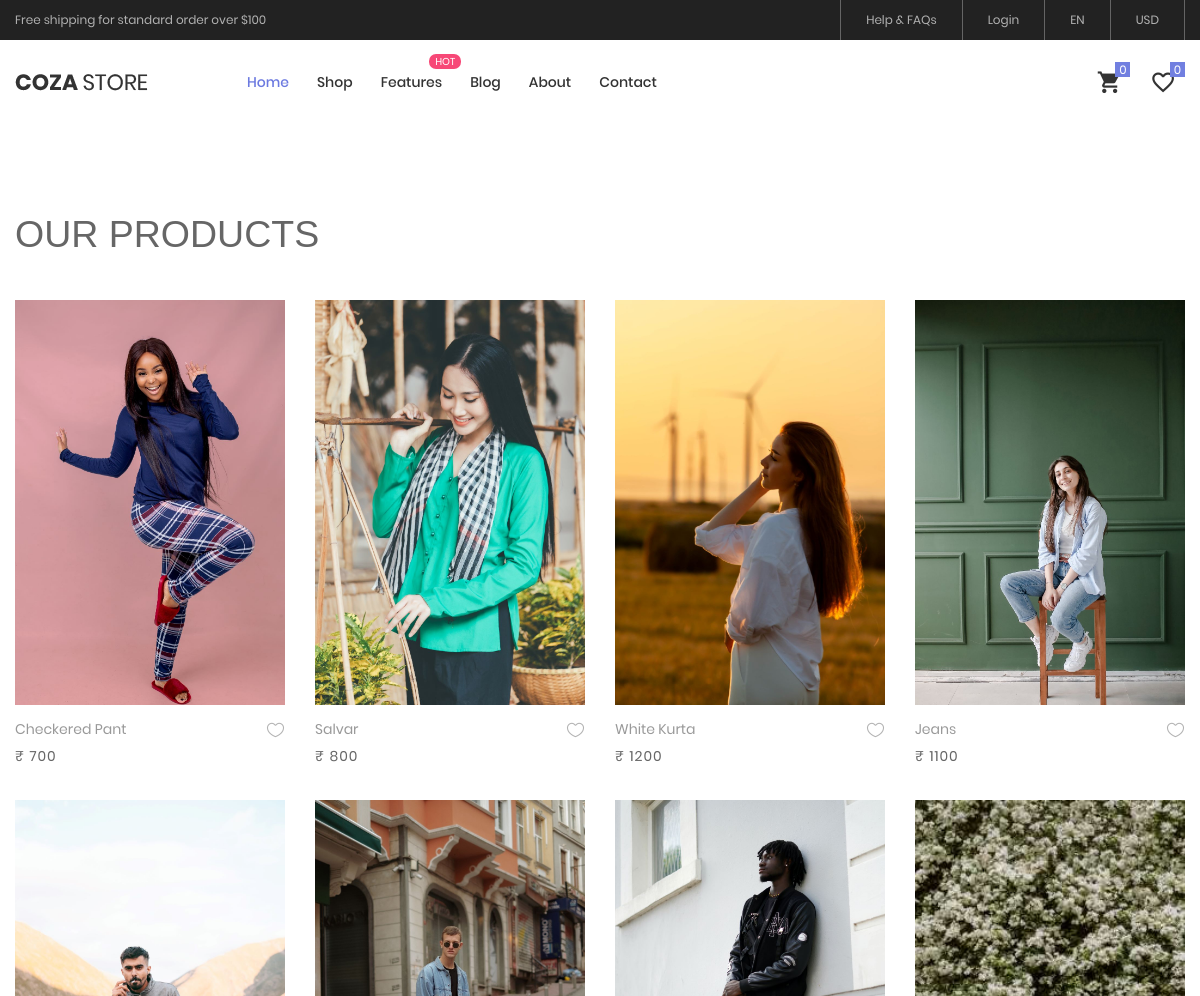
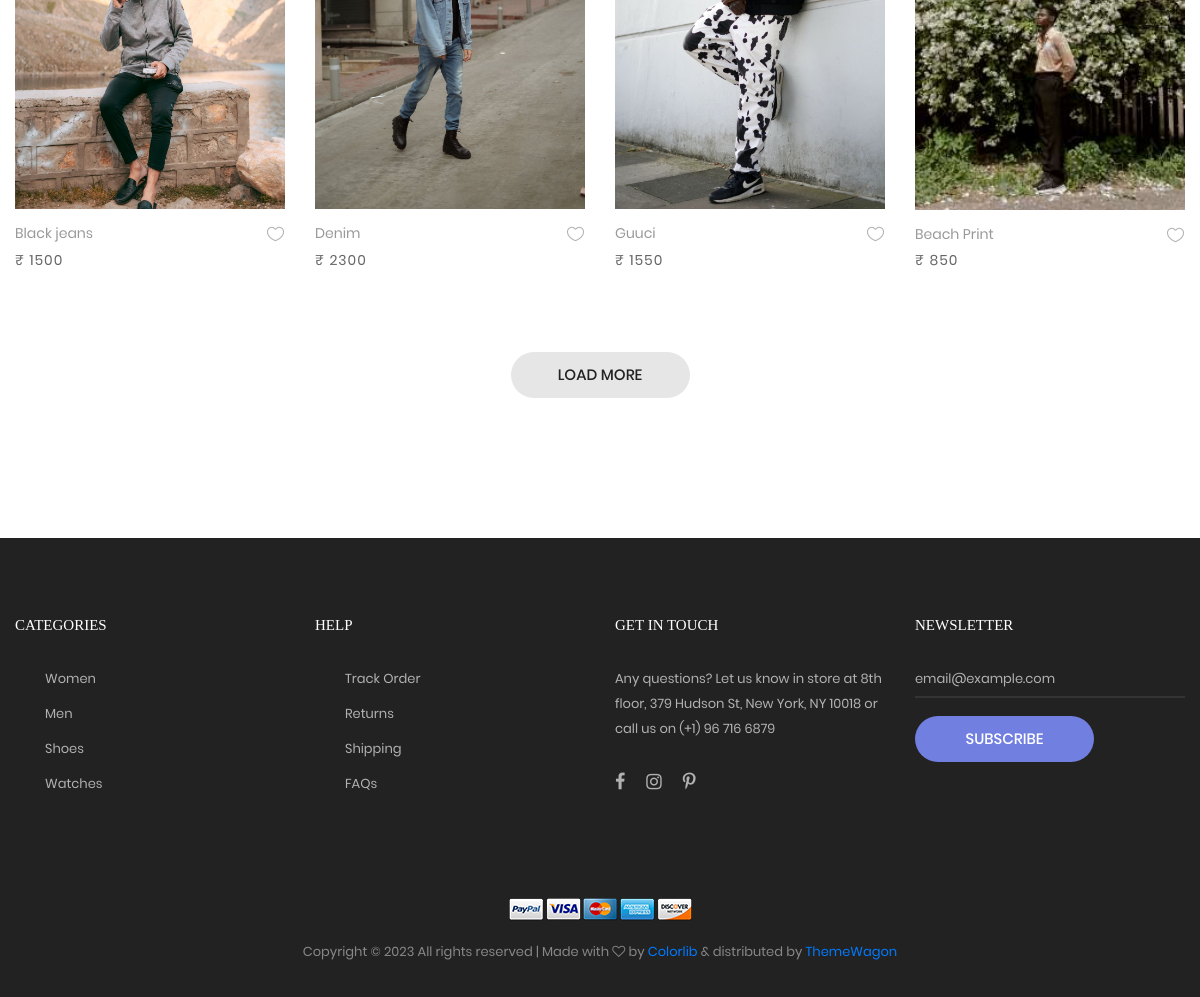
/store/viewstore/, run on the app's committed database (2 pictures, top to bottom).
### store/models.py (models this page shows, shortened)
class Product(models.Model):
    product_name=models.CharField(max_length=100,unique=True)
    slug= models.SlugField(max_length=50,unique=True)
    price=models.IntegerField()
    description=models.TextField(max_length=500,blank=True)
    images = models.ImageField(upload_to="photos/products", null=True)
    images1 = models.ImageField(upload_to="photos/products", null=True)
    images2 = models.ImageField(upload_to="photos/products", null=True)
    images3 = models.ImageField(upload_to="photos/products", null=True)
    stock = models.IntegerField()
    is_available = models.BooleanField(default=True)
    category = models.ForeignKey(
        Category, on_delete=models.CASCADE
    )  # when delete a category all products related to that category will be deleted
    created_date = models.DateTimeField(auto_now_add=True)
    modified_date = models.DateTimeField(auto_now=True)
    def get_url(self):
        return reverse("product-detail", args=[self.category.slug, self.slug])

### store/views.py (the view)
# urls.py: path('viewstore/',views.storepage, name="store-page"),
def storepage(request):
    products= Product.objects.all()
    context={"products":products}
    return render(request,"store/store.html",context)

### cart/context_processor.py (called while the page is built)
def cart_count(request):
    item_count=0
    if request.user.is_authenticated:
        items=Cartitem.objects.filter(user=request.user)
        for item in items:
            item_count+=1
    return {"item_count":item_count}

### templates/store/store.html (shortened to what this page needs)
{% extends "home/base.html" %}
{% load static %}
{% block content %}
<div class="bg0 m-t-23 p-b-140">
    <div class="container">
        <div class="flex-w flex-sb-m p-b-52">
        </div>
        <div class="mt-3">
        <h1>OUR PRODUCTS</h1>
         </div>
        <div class="row isotope-grid mt-5">
            {% for product in products %}
            <div class="col-sm-6 col-md-4 col-lg-3 p-b-35 isotope-item women">
                <div class="block2">
                    <div class="block2-pic hov-img0">
                        <img src="{{ product.images.url}}" alt="IMG-PRODUCT">
                    </div>
                    <div class="block2-txt flex-w flex-t p-t-14">
                        <div class="block2-txt-child1 flex-col-l ">
                            <a href="{{product.get_url}}" class="stext-104 cl4 hov-cl1 trans-04 js-name-b2 p-b-6">
                                {{product.product_name}}
                            </a>
                            <span class="stext-105 cl3">
                                ₹ {{product.price}}
                            </span>
                        </div>
                        <div class="block2-txt-child2 flex-r p-t-3">
                            <a href="#" class="btn-addwish-b2 dis-block pos-relative js-addwish-b2">
                                <img class="icon-heart1 dis-block trans-04"
                                    src="{%static 'images/icons/icon-heart-01.png' %}" alt="ICON">
                            </a>
                        </div>
                    </div>
                </div>
            </div>
            {% endfor %}
        </div>
        <div class="flex-c-m flex-w w-full p-t-45">
            <a href="#" class="flex-c-m stext-101 cl5 size-103 bg2 bor1 hov-btn1 p-lr-15 trans-04">
                Load More
            </a>
        </div>
    </div>
</div>
{% endblock content %}

### templates/home/base.html (shortened to what this page needs)
{% load static %}
<!DOCTYPE html>
<html lang="en">
<head>
    <link href="https://cdn.jsdelivr.net/npm/bootstrap@5.0.2/dist/css/bootstrap.min.css" rel="stylesheet">
	<link rel="stylesheet" type="text/css" href="{% static 'vendor/bootstrap/css/bootstrap.min.css' %}">
	<link rel="stylesheet" type="text/css" href="{% static 'fonts/font-awesome-4.7.0/css/font-awesome.min.css' %}">
	<link rel="stylesheet" type="text/css" href="{% static 'fonts/iconic/css/material-design-iconic-font.min.css' %}">
	<link rel="stylesheet" type="text/css" href="{% static 'fonts/linearicons-v1.0.0/icon-font.min.css' %}">
	<link rel="stylesheet" type="text/css" href="{% static 'vendor/animate/animate.css' %}">
	<link rel="stylesheet" type="text/css" href="{% static 'vendor/css-hamburgers/hamburgers.min.css' %}">
	<link rel="stylesheet" type="text/css" href="{% static 'vendor/animsition/css/animsition.min.css' %}">
	<link rel="stylesheet" type="text/css" href="{% static 'vendor/select2/select2.min.css' %}">
	<link rel="stylesheet" type="text/css" href="{% static 'vendor/daterangepicker/daterangepicker.css' %}">
	<link rel="stylesheet" type="text/css" href="{% static 'vendor/slick/slick.css' %}">
	<link rel="stylesheet" type="text/css" href="{% static 'vendor/MagnificPopup/magnific-popup.css' %}">
	<link rel="stylesheet" type="text/css" href="{% static 'vendor/perfect-scrollbar/perfect-scrollbar.css' %}">
	<link rel="stylesheet" type="text/css" href="{% static 'css/util.css' %}">
	<link rel="stylesheet" type="text/css" href="{% static 'css/main.css' %}">
	<link rel="stylesheet" type="text/css" href="{% static 'css/custom.css' %}">
</head>
<body class="animsition">
	<header class="header-v4">
		<div class="container-menu-desktop">
			<div class="top-bar">
				<div class="content-topbar flex-sb-m h-full container">
					<div class="left-top-bar">
						Free shipping for standard order over $100
					</div>
					<div class="right-top-bar flex-w h-full">
						<a href="#" class="flex-c-m trans-04 p-lr-25">
							Help & FAQs
						</a>
						{% if user.id is not none %}
						<a href="{% url 'logout' %}" class="flex-c-m trans-04 p-lr-25">
							Logout
						</a>
						{% else %}
						<a href="{% url 'login' %}" class="flex-c-m trans-04 p-lr-25">
							Login
						</a>
						{% endif %}
						<a href="#" class="flex-c-m trans-04 p-lr-25">
							EN
						</a>
						<a href="#" class="flex-c-m trans-04 p-lr-25">
							USD
						</a>
					</div>
				</div>
			</div>
			<div class="wrap-menu-desktop">
				<nav class="limiter-menu-desktop container">
					<a href="#" class="logo">
						<img src="{% static 'images/icons/logo-01.png' %}" alt="IMG-LOGO">
					</a>
					<div class="menu-desktop">
						<ul class="main-menu">
							<li class="active-menu">
								<a href="{% url 'home'%}">Home</a>
							</li>
							<li>
								<a href="{% url 'store-page' %}">Shop</a>
							</li>
							<li class="label1" data-label1="hot">
								<a href="{% url 'errorpage' %}">Features</a>
							</li>
							<li>
								<a href="{% url 'errorpage' %}">Blog</a>
							</li>
							<li>
								<a href="{% url 'errorpage' %}">About</a>
							</li>
							<li>
								<a href="https://www.linkedin.com/in/svakhilr/">Contact</a>
							</li>
						</ul>
					</div>
					<div class="wrap-icon-header flex-w flex-r-m">
                        <a href="{% url 'cart-view' %}" id="cartcount">
						<div  class="icon-header-item cl2 hov-cl1 trans-04 p-l-22 p-r-11 icon-header-noti"
							data-notify="{{item_count}}">
							<i class="zmdi zmdi-shopping-cart"></i>
						</div>
					    </a>
						<a href="#"
							class="dis-block icon-header-item cl2 hov-cl1 trans-04 p-l-22 p-r-11 icon-header-noti"
							data-notify="0">
							<i class="zmdi zmdi-favorite-outline"></i>
						</a>
					</div>
				</nav>
			</div>
		</div>
	</header>
	{% block content %}{% endblock %}
	<footer class="bg3 p-t-75 p-b-32">
		<div class="container">
			<div class="row">
				<div class="col-sm-6 col-lg-3 p-b-50">
					<h4 class="stext-301 cl0 p-b-30">
						Categories
					</h4>
					<ul>
						<li class="p-b-10">
							<a href="#" class="stext-107 cl7 hov-cl1 trans-04">
								Women
							</a>
						</li>
						<li class="p-b-10">
							<a href="#" class="stext-107 cl7 hov-cl1 trans-04">
								Men
							</a>
						</li>
						<li class="p-b-10">
							<a href="#" class="stext-107 cl7 hov-cl1 trans-04">
								Shoes
							</a>
						</li>
						<li class="p-b-10">
							<a href="#" class="stext-107 cl7 hov-cl1 trans-04">
								Watches
							</a>
						</li>
					</ul>
				</div>
				<div class="col-sm-6 col-lg-3 p-b-50">
					<h4 class="stext-301 cl0 p-b-30">
						Help
					</h4>
					<ul>
						<li class="p-b-10">
							<a href="#" class="stext-107 cl7 hov-cl1 trans-04">
								Track Order
							</a>
						</li>
						<li class="p-b-10">
							<a href="#" class="stext-107 cl7 hov-cl1 trans-04">
								Returns
							</a>
						</li>
						<li class="p-b-10">
							<a href="#" class="stext-107 cl7 hov-cl1 trans-04">
								Shipping
							</a>
						</li>
						<li class="p-b-10">
							<a href="#" class="stext-107 cl7 hov-cl1 trans-04">
								FAQs
							</a>
						</li>
					</ul>
				</div>
				<div class="col-sm-6 col-lg-3 p-b-50">
					<h4 class="stext-301 cl0 p-b-30">
						GET IN TOUCH
					</h4>
					<p class="stext-107 cl7 size-201">
						Any questions? Let us know in store at 8th floor, 379 Hudson St, New York, NY 10018 or call us
						on (+1) 96 716 6879
					</p>
					<div class="p-t-27">
						<a href="#" class="fs-18 cl7 hov-cl1 trans-04 m-r-16">
							<i class="fa fa-facebook"></i>
						</a>
						<a href="#" class="fs-18 cl7 hov-cl1 trans-04 m-r-16">
							<i class="fa fa-instagram"></i>
						</a>
						<a href="#" class="fs-18 cl7 hov-cl1 trans-04 m-r-16">
							<i class="fa fa-pinterest-p"></i>
						</a>
					</div>
				</div>
				<div class="col-sm-6 col-lg-3 p-b-50">
					<h4 class="stext-301 cl0 p-b-30">
						Newsletter
					</h4>
					<form>
						<div class="wrap-input1 w-full p-b-4">
							<input class="input1 bg-none plh1 stext-107 cl7" type="text" name="email"
								placeholder="email@example.com">
						</div>
						<div class="p-t-18">
							<button class="flex-c-m stext-101 cl0 size-103 bg1 bor1 hov-btn2 p-lr-15 trans-04">
								Subscribe
							</button>
						</div>
					</form>
				</div>
			</div>
			<div class="p-t-40">
				<div class="flex-c-m flex-w p-b-18">
					<a href="#" class="m-all-1">
						<img src="images/icons/icon-pay-01.png" alt="ICON-PAY">
					</a>
					<a href="#" class="m-all-1">
						<img src="images/icons/icon-pay-02.png" alt="ICON-PAY">
					</a>
					<a href="#" class="m-all-1">
						<img src="images/icons/icon-pay-03.png" alt="ICON-PAY">
					</a>
					<a href="#" class="m-all-1">
						<img src="images/icons/icon-pay-04.png" alt="ICON-PAY">
					</a>
					<a href="#" class="m-all-1">
						<img src="images/icons/icon-pay-05.png" alt="ICON-PAY">
					</a>
				</div>
				<p class="stext-107 cl6 txt-center">
					Copyright &copy;
					<script>document.write(new Date().getFullYear());</script> All rights reserved | Made with <i
						class="fa fa-heart-o" aria-hidden="true"></i> by <a href="https://colorlib.com"
						target="_blank">Colorlib</a> &amp; distributed by <a href="https://themewagon.com"
						target="_blank">ThemeWagon</a>
				</p>
			</div>
		</div>
	</footer>
</body>
</html>

### static/css/main.css (style rules this page uses)
.container { max-width: 1380px; }
@media (max-width: 1600px) { .container { max-width: 1200px; } }
.container-menu-desktop { height: auto; width: 100%; position: relative; -webkit-transition: all 0.3s; -o-transition: all 0.3s; -moz-transition: all 0.3s; transition: all 0.3s; }
.header-v4 .container-menu-desktop { height: 124px; }
.top-bar { height: 40px; background-color: #222; }
.left-top-bar { font-family: Poppins-Regular; font-size: 12px; line-height: 1.8; color: #b2b2b2; }
.right-top-bar a { font-family: Poppins-Regular; font-size: 12px; line-height: 1.8; height: 100%; color: #b2b2b2; border-right: 1px solid rgba(255,255,255,0.3); }
.right-top-bar a:first-child { border-left: 1px solid rgba(255,255,255,0.3); }
.wrap-menu-desktop { position: fixed; z-index: 1100; background-color: transparent; width: 100%; height: 84px; top: 40px; left: 0px; -webkit-transition: height 0.3s, background-color 0.3s; -o-transition: height 0.3s, background-color 0.3s; -moz-transition: height 0.3s, background-color 0.3s; transition: height 0.3s, background-color 0.3s; }
.header-v4 .wrap-menu-desktop { background-color: #fff; }
.limiter-menu-desktop { height: 100%; display: -webkit-box; display: -webkit-flex; display: -moz-box; display: -ms-flexbox; display: flex; align-items: center; background-color: transparent; }
.logo { display: -webkit-box; display: -webkit-flex; display: -moz-box; display: -ms-flexbox; display: flex; align-items: center; height: 65%; margin-right: 55px; }
.logo img { max-width: 100%; max-height: 100%; }
.menu-desktop { display: -webkit-box; display: -webkit-flex; display: -moz-box; display: -ms-flexbox; display: flex; align-items: center; height: 100%; }
.main-menu { list-style-type: none; margin: 0; display: -webkit-box; display: -webkit-flex; display: -moz-box; display: -ms-flexbox; display: flex; align-items: center; }
.main-menu > li { display: block; position: relative; padding: 20px 10px 20px 0px; margin: 0px 4px 0px 14px; }
.main-menu > li > a { font-family: Poppins-Medium; font-size: 14px; color: #333; padding: 5px 0px; transition: all 0.4s; -webkit-transition: all 0.4s; -o-transition: all 0.4s; -moz-transition: all 0.4s; }
.wrap-icon-header { flex-grow: 1; }
.icon-header-item { position: relative; font-size: 26px; line-height: 1; cursor: pointer; }
.icon-header-noti::after { content: attr(data-notify); font-family: Poppins-Regular; font-size: 12px; color: #fff; line-height: 15px; text-align: center; display: block; position: absolute; top: -7px; right: 0; min-width: 15px; height: 15px; padding: 0 3px; background-color: #717fe0; }
.main-menu > li.active-menu > a { color: #6c7ae0; }
.block2-pic { position: relative; }
.block2-txt-child1 { width: calc(100% - 30px); }
.block2-txt-child2 { width: 30px; }
.cl0 { color: #fff; }
.cl2 { color: #333; }
.cl3 { color: #666; }
.cl4 { color: #999; }
.cl5 { color: #222; }
.cl6 { color: #888; }
.cl7 { color: #b2b2b2; }
.stext-101 { font-family: Poppins-Medium; font-size: 15px; line-height: 1.466667; text-transform: uppercase; }
.stext-104 { font-family: Poppins-Regular; font-size: 14px; line-height: 1.466667; }
.stext-105 { font-family: Poppins-Regular; font-size: 14px; line-height: 1.466667; letter-spacing: 1px; }
.stext-107 { font-family: Poppins-Regular; font-size: 13px; line-height: 1.923; }
.stext-301 { font-family: Montserrat-Bold; font-size: 15px; line-height: 1.6; text-transform: uppercase; }
.size-103 { min-width: 179px; height: 46px; }
.size-201 { max-width: 270px; }
.bg-none { background-color: transparent; }
.bg0 { background-color: #fff; }
.bg1 { background-color: #717fe0; }
.bg2 { background-color: #e6e6e6; }
.bg3 { background-color: #222; }
.bor1 { border-radius: 23px; }
.label1 { position: relative; }
.label1::after { content: attr(data-label1); font-family: Poppins-Regular; font-size: 10px; line-height: 15px; color: #fff; text-transform: uppercase; text-align: center; display: block; position: absolute; top: 3px; right: -9px; height: 15px; min-width: 32px; border-radius: 7px; padding: 0 4px; background-color: #f74877; }
.wrap-input1 { position: relative; border-bottom: 2px solid rgba(204,204,204, 0.1); }
.input1 { background-color: transparent; width: 100%; }
.hov-img0 { display: block; overflow: hidden; }
.hov-img0 img { width: 100%; -webkit-transition: transform 0.9s ease; -o-transition: transform 0.9s ease; -moz-transition: transform 0.9s ease; transition: transform 0.9s ease; }

### data on the page
Product: images (picture), product_name "Checkered Pant", price "700"
Product: images (picture), product_name "Salvar", price "800"
Product: images (picture), product_name "White Kurta", price "1200"
Product: images (picture), product_name "Jeans", price "1100"
Product: images (picture), product_name "Black jeans", price "1500"
Product: images (picture), product_name "Denim", price "2300"
Product: images (picture), product_name "Guuci", price "1550"
Product: images (picture), product_name "Beach Print", price "850"
